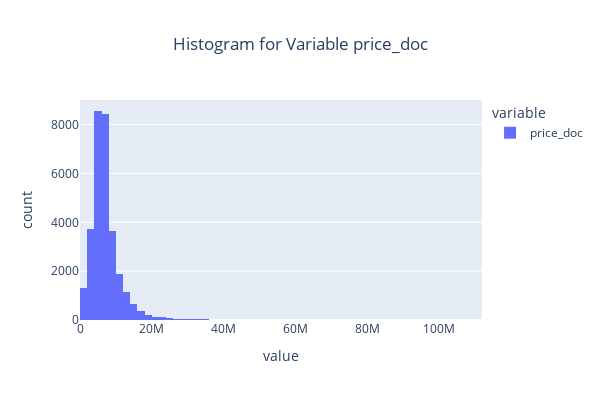

The code cell stored with this chart in its notebook:
### Code cell
# Histogram for price_doc
fig = px.histogram(df_train['price_doc'], nbins=100, title='Histogram for Variable price_doc', width=600, height=400)
fig.update_layout(title_x=0.5) # centralize title
fig.show()

### Figure 1 — Plotly figure (JSON) as saved in the notebook; plotly's stock layout.template omitted (floating-point values rounded to 4 significant figures; data arrays with more than 128 entries replaced by an {"elided": "..."} marker saying what was removed)
{"data": [{"alignmentgroup": "True", "bingroup": "x", "hovertemplate": "variable=price_doc<br>value=%{x}<br>count=%{y}<extra></extra>", "legendgroup": "price_doc", "marker": {"color": "#636efa", "pattern": {"shape": ""}}, "name": "price_doc", "nbinsx": 100, "offsetgroup": "price_doc", "orientation": "v", "showlegend": true, "type": "histogram", "x": {"elided": "30471 int values"}, "xaxis": "x", "yaxis": "y"}], "layout": {"barmode": "relative", "height": 400, "legend": {"title": {"text": "variable"}, "tracegroupgap": 0}, "title": {"text": "Histogram for Variable price_doc", "x": 0.5}, "width": 600, "xaxis": {"anchor": "y", "autorange": true, "domain": [0, 1], "range": [-0.5, 112000000.0], "title": {"text": "value"}, "type": "linear"}, "yaxis": {"anchor": "x", "autorange": true, "domain": [0, 1], "range": [0, 9007.0], "title": {"text": "count"}}}}
